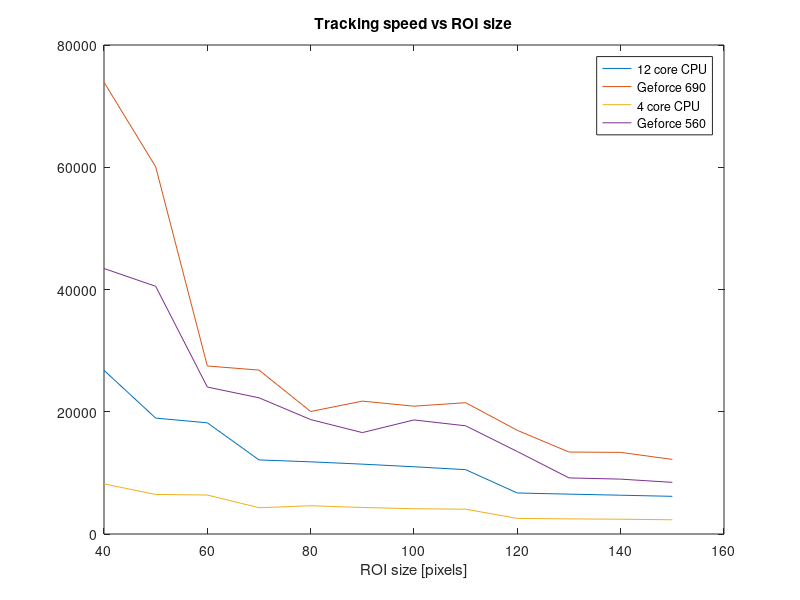

The MATLAB source for this figure:
function plot_speeds()
    s690=dlmread('speeds-geforce690.txt');
    s560=dlmread('speeds-geforce560.txt');
    
    s = [ s690(:,[1 3]) s560(:,[1 3]) ];

    figure();
    x = 40 + ((0:11)*10);
    plot(x,s);
    title('Tracking speed vs ROI size');
    xlabel('ROI size [pixels]');
    
    legend( '12 core CPU', 'Geforce 690', '4 core CPU', 'Geforce 560');
    